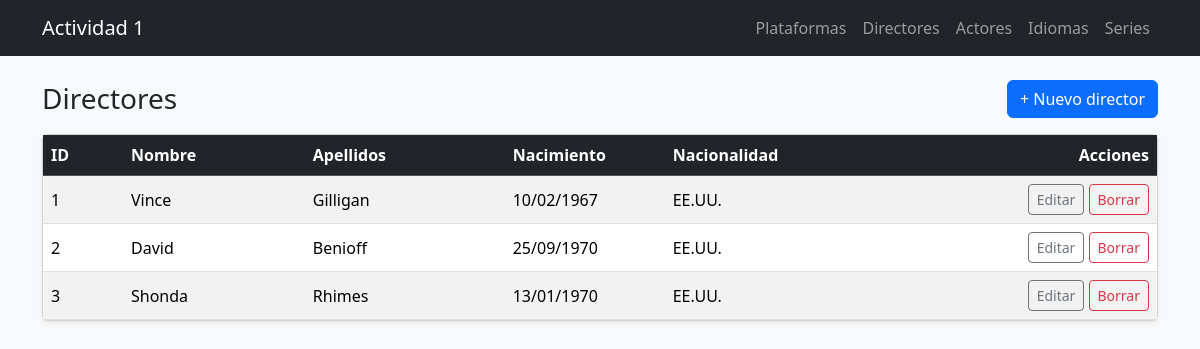
Screenshot of /views/directores/list.php with the database file from the repository.
### tables this page shows
CREATE TABLE directores (
  id INT UNSIGNED AUTO_INCREMENT PRIMARY KEY,
  nombre VARCHAR(100) NOT NULL,
  apellidos VARCHAR(120) NOT NULL,
  fecha_nacimiento DATE NULL,
  nacionalidad VARCHAR(100) NULL,
  created_at DATETIME NOT NULL DEFAULT CURRENT_TIMESTAMP,
  updated_at DATETIME NULL DEFAULT NULL ON UPDATE CURRENT_TIMESTAMP
);

### models/Director.php (called while the page is built, shortened)
<?php
class Director
{
    private $id;
    private $nombre;
    private $apellidos;
    private $fechaNacimiento;
    private $nacionalidad;
    public function __construct($id = null, $nombre = null, $apellidos = null, $fechaNacimiento = null, $nacionalidad = null)
    {
        $this->id = $id;
        $this->nombre = $nombre;
        $this->apellidos = $apellidos;
        $this->fechaNacimiento = $fechaNacimiento;
        $this->nacionalidad = $nacionalidad;
    }
    public function getId() { return $this->id; }
    public function getNombre() { return $this->nombre; }
    public function getApellidos() { return $this->apellidos; }
    public function getFechaNacimiento() { return $this->fechaNacimiento; }
    public function getNacionalidad() { return $this->nacionalidad; }
    private function connect()
    {
        $host = "localhost";
        $db   = "actividad1_backend";
        $user = "root";
        $pass = "";
        $charset = "utf8mb4";
        $dsn = "mysql:host=$host;dbname=$db;charset=$charset";
        return new PDO($dsn, $user, $pass, [
            PDO::ATTR_ERRMODE => PDO::ERRMODE_EXCEPTION
        ]);
    }
    public function getAll()
    {
        $pdo = $this->connect();
        $stmt = $pdo->prepare("SELECT id, nombre, apellidos, fecha_nacimiento, nacionalidad FROM directores ORDER BY id");
        $stmt->execute();
        $items = [];
        while ($row = $stmt->fetch(PDO::FETCH_ASSOC)) {
            $items[] = new Director(
                $row["id"],
                $row["nombre"],
                $row["apellidos"],
                $row["fecha_nacimiento"],
                $row["nacionalidad"]
            );
        }
        return $items;
    }
}

### controllers/DirectorController.php (called while the page is built, shortened)
<?php
require_once __DIR__ . "/../models/Director.php";
class DirectorController
{
    public function listDirectores()
    {
        $model = new Director();
        return $model->getAll();
    }
}

### views/directores/list.php (the view, shortened to what this page needs)
<?php
require_once __DIR__ . "/../../controllers/DirectorController.php";
$controller = new DirectorController();
$directores = $controller->listDirectores();
require_once __DIR__ . "/../partials/header.php";
function formatDateDMY($date) {
    $ts = strtotime($date);
    return $ts ? date("d/m/Y", $ts) : "-";
}
?>
<div class="d-flex justify-content-between align-items-center mb-3">
  <h1 class="h3 mb-0">Directores</h1>
  <a class="btn btn-primary" href="create.php">+ Nuevo director</a>
</div>
<?php if ($directores && count($directores) > 0): ?>
  <div class="card shadow-sm">
    <div class="table-responsive">
      <table class="table table-hover table-striped mb-0 align-middle">
        <thead class="table-dark">
          <tr>
            <th style="width:80px;">ID</th>
            <th>Nombre</th>
            <th>Apellidos</th>
            <th style="width:160px;">Nacimiento</th>
            <th>Nacionalidad</th>
            <th style="width:220px;" class="text-end">Acciones</th>
          </tr>
        </thead>
        <tbody>
          <?php foreach ($directores as $d): ?>
            <tr>
              <td><?= $d->getId() ?></td>
              <td><?= htmlspecialchars($d->getNombre()) ?></td>
              <td><?= htmlspecialchars($d->getApellidos()) ?></td>
              <td><?= formatDateDMY($d->getFechaNacimiento()) ?></td>
              <td><?= htmlspecialchars($d->getNacionalidad()) ?></td>
              <td class="text-end">
                <a class="btn btn-sm btn-outline-secondary" href="edit.php?id=<?= $d->getId() ?>">Editar</a>
                <form method="post" action="delete.php" class="d-inline"
                      onsubmit="return confirm('¿Seguro que deseas borrar este director?');">
                  <button type="submit" class="btn btn-sm btn-outline-danger">Borrar</button>
                </form>
              </td>
            </tr>
          <?php endforeach; ?>
        </tbody>
      </table>
    </div>
  </div>
<?php else: ?>
  <div class="alert alert-info">No existe todavía ningún director.</div>
<?php endif; ?>
<?php require_once __DIR__ . "/../partials/footer.php"; ?>

### views/partials/header.php (shortened to what this page needs)
<!DOCTYPE html>
<html lang="es">
<head>
  <link href="https://cdn.jsdelivr.net/npm/bootstrap@5.3.3/dist/css/bootstrap.min.css" rel="stylesheet">
</head>
<body class="bg-light">
<nav class="navbar navbar-expand-lg navbar-dark bg-dark">
  <div class="container">
    <a class="navbar-brand" href="/actividad1_backend/index.php">Actividad 1</a>
    <div class="navbar-nav">
      <a class="nav-link" href="/actividad1_backend/views/plataformas/list.php">Plataformas</a>
      <a class="nav-link" href="/actividad1_backend/views/directores/list.php">Directores</a>
      <a class="nav-link" href="/actividad1_backend/views/actores/list.php">Actores</a>
      <a class="nav-link" href="/actividad1_backend/views/idiomas/list.php">Idiomas</a>
      <a class="nav-link" href="/actividad1_backend/views/series/list.php">Series</a>
    </div>
  </div>
</nav>
<main class="container py-4">

### views/partials/footer.php (shortened to what this page needs)
</main>
</body>
</html>

### rows the page displays
directores: id "1", nombre "Vince", apellidos "Gilligan", fecha_nacimiento "10/02/1967", nacionalidad "EE.UU."
directores: id "2", nombre "David", apellidos "Benioff", fecha_nacimiento "25/09/1970", nacionalidad "EE.UU."
directores: id "3", nombre "Shonda", apellidos "Rhimes", fecha_nacimiento "13/01/1970", nacionalidad "EE.UU."
